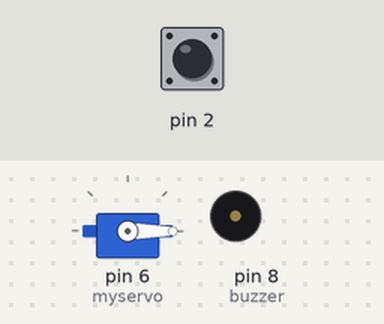
Bench run of a sketch on a simulated Arduino Uno, built with avr-gcc and run on an emulated ATmega328P. Shown: servo, buzzer (waves = sounding). The inputs (shaded band) are chosen by the test bench; at power-on: pin 2 HIGH.

Above: at 2.2 s.
2.3 s: pin 2 pulled LOW for 3.2 s
At 6.0 s:
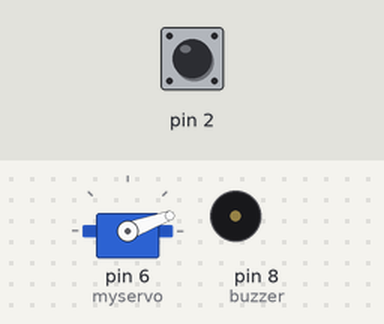
7.0 s: pin 2 pulled LOW for 1.2 s
At 9.3 s:
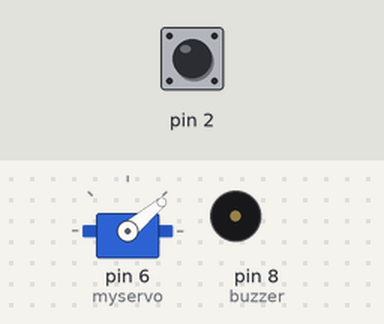
9.7 s: pin 2 pulled LOW for 3.2 s
At 12.5 s:
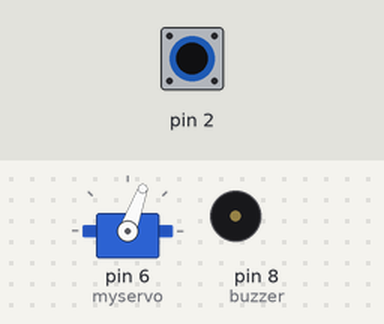
14.4 s: pin 2 pulled LOW for 1.2 s
At 16.0 s:
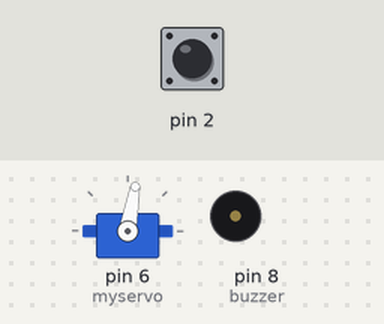
17.1 s: pin 2 pulled LOW for 3.2 s
At 21.0 s:
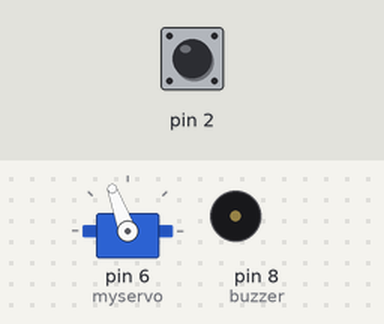
21.8 s: pin 2 pulled LOW for 1.2 s
At 22.5 s:
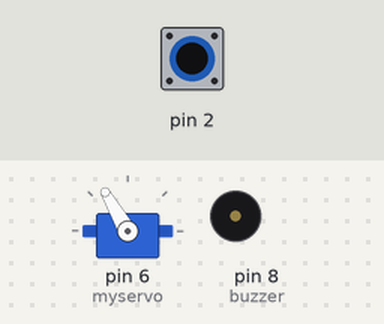
Timing chart, 0 to 24.8 s (numbered marks = the images above; inputs shaded):
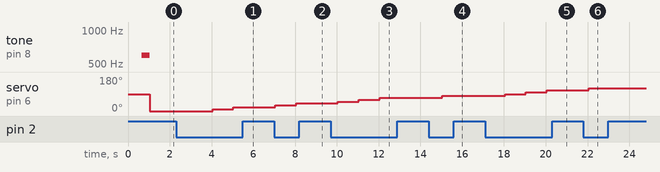

The sketch:

8.ino
```cpp
#include <Servo.h>
Servo myservo;
const int buzzer = 8;
int count = 0;
bool CheckStage = true;
bool Degree = true;
int DegreeOfServo = 0;

void setup()
{
  Serial.begin(9600);
  pinMode(buzzer, OUTPUT);
  delay(650);
  tone(buzzer, 600);
  delay(400);
  noTone(buzzer);
  myservo.attach(6);
  myservo.write(0);
  pinMode(2, INPUT_PULLUP);
}

void loop()
{
  if (Degree == true)
  {
    if (DegreeOfServo <= 180)
    {
      if (digitalRead(2) == 0)
      {
        myservo.write(DegreeOfServo);
        DegreeOfServo += 10;
        if (CheckStage == true)
        {
          count++;
          CheckStage = false;
        }
        else
        {
          CheckStage = true;
        }
      }
    }
    else
    {
      Degree = false;
    }
  }
  else {
    if (DegreeOfServo >= 0)
    {
      if (digitalRead(2) == 0)
      {
        myservo.write(DegreeOfServo);
        DegreeOfServo -= 10;
        if (CheckStage == true)
        {
          count--;
          CheckStage = false;
        }
        else
        {
          CheckStage = true;
        }
      }
    }
    else
    {
      Degree = true;
    }
  }
  delay(1000);
}
```

Measured:
- after the input at 2.3 s, servo on pin 6 (myservo): 0° → 10° after 1.8 s, → 20° 1.0 s later
- after the input at 7.0 s, servo on pin 6 (myservo): 20° → 30° after 0.05 s, → 40° 1.0 s later
- after the input at 9.7 s, servo on pin 6 (myservo): 40° → 50° after 0.35 s, → 60° 1.0 s later, → 70° 1.0 s later
- after the input at 14.4 s, servo on pin 6 (myservo): 70° → 80° after 0.65 s
- after the input at 17.1 s, servo on pin 6 (myservo): 80° → 90° after 0.95 s, → 100° 1.0 s later, → 110° 1.0 s later
- after the input at 21.8 s, servo on pin 6 (myservo): 110° → 120° after 0.25 s
